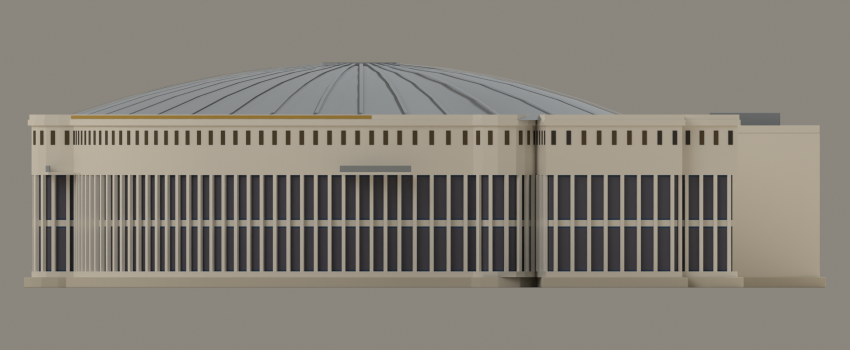
#> input picture artifacts/davies-symphony-hall/davies-symphony-hall-north.png, 1700 x 700 px (shown at 1/2 size); its folder holds 4 pictures in this run
$ python make_contact_sheet.py
#> lines starting #> are read from the running program, lines starting #| are printed output that depends on the picture
"""Compose the six review renders into davies-symphony-hall-contact-sheet.png."""

from pathlib import Path

from PIL import Image, ImageDraw, ImageFont

HERE = Path(__file__).resolve().parent
BG = (237, 227, 209)
INK = (58, 52, 44)
FONT_CANDIDATES = [
    "/usr/share/fonts/truetype/dejavu/DejaVuSans-Bold.ttf",
    "/System/Library/Fonts/Supplemental/Arial Bold.ttf",
    "/System/Library/Fonts/Helvetica.ttc",
]
for path in FONT_CANDIDATES:
    try:
        FONT = ImageFont.truetype(path, 34)
        break
    except OSError:
        continue
else:
    FONT = ImageFont.load_default()

VIEWS = ["north", "east", "south", "west", "top", "aerial", "aerial-night"]
COLS = 2
PAD = 40
LABEL_H = 56
CELL_W = 760


def load(view):
#> called with view = 'north'
    img = Image.open(HERE / f"davies-symphony-hall-{view}.png").convert("RGB")
    w = CELL_W
    h = round(img.height * w / img.width)
#> h = 313
    return img.resize((w, h), Image.LANCZOS)
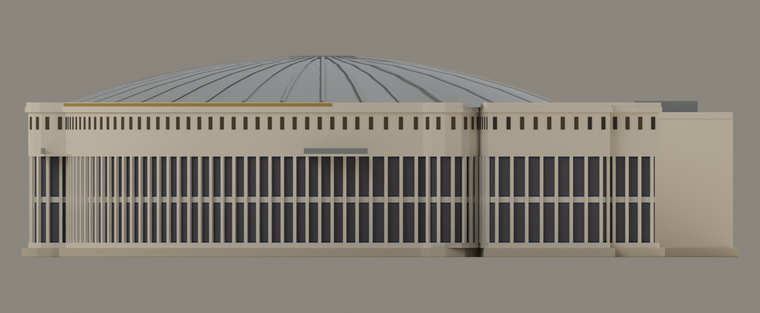
#> returned value: PIL image 760x313 RGB; mean R, G, B 133.3, 128.1, 119


def main():
    tiles = [load(v) for v in VIEWS]
    rows = [tiles[i : i + COLS] for i in range(0, len(tiles), COLS)]
    row_h = [LABEL_H + max(t.height for t in r) for r in rows]
    width = PAD + COLS * (CELL_W + PAD)
    height = PAD + sum(h + PAD for h in row_h)
    sheet = Image.new("RGB", (width, height), BG)
    draw = ImageDraw.Draw(sheet)

    y = PAD
    for ri, row in enumerate(rows):
        for ci, tile in enumerate(row):
            cx = PAD + ci * (CELL_W + PAD) + CELL_W // 2
            label = VIEWS[ri * COLS + ci].upper()
            draw.text((cx, y + LABEL_H // 2), label, font=FONT, fill=INK, anchor="mm")
            sheet.paste(tile, (cx - tile.width // 2, y + LABEL_H))
        y += row_h[ri] + PAD

    out = HERE / "davies-symphony-hall-contact-sheet.png"
    sheet.save(out)
    print(f"[contact-sheet] {out}")


if __name__ == "__main__":
#> (the run stopped early here; a loop or call above may not have finished)
